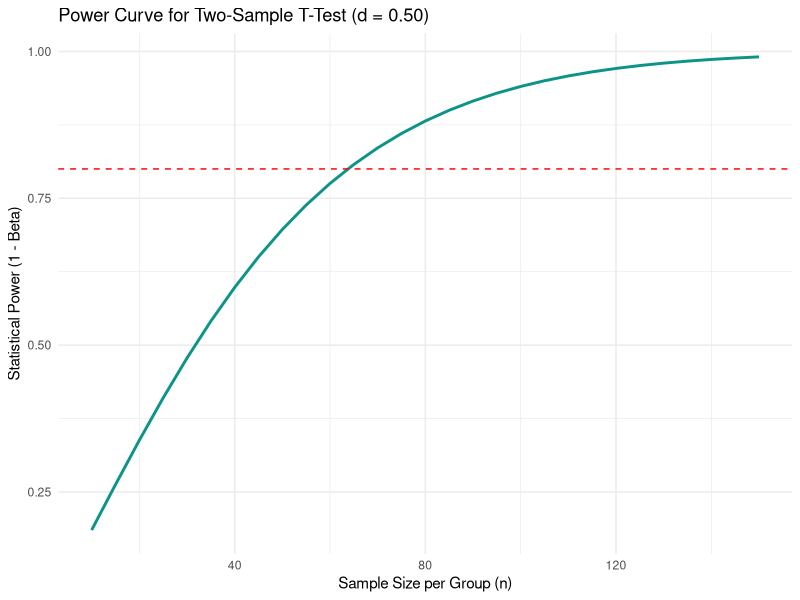

Source code (R):
## ---- chunk 1
library(pwr)
pwr.t.test(d = 0.50, sig.level = 0.05, power = 0.80, type = "two.sample", alternative = "two.sided")
## ---- chunk 2
library(tidyverse)

sample_sizes <- seq(10, 150, by = 5)
powers <- sapply(sample_sizes, function(n) {
  pwr.t.test(n = n, d = 0.50, sig.level = 0.05)$power
})

power_df <- tibble(n_per_group = sample_sizes, power = powers)

ggplot(power_df, aes(x = n_per_group, y = power)) +
  geom_line(color = "#0d9488", linewidth = 1) +
  geom_hline(yintercept = 0.80, linetype = "dashed", color = "red") +
  labs(
    title = "Power Curve for Two-Sample T-Test (d = 0.50)",
    x = "Sample Size per Group (n)",
    y = "Statistical Power (1 - Beta)"
  ) +
  theme_minimal()
## ---- chunk 3
# u = number of predictors (e.g. 3 predictors), v = degrees of freedom for error
pwr.f2.test(u = 3, f2 = 0.10, sig.level = 0.05, power = 0.80)
